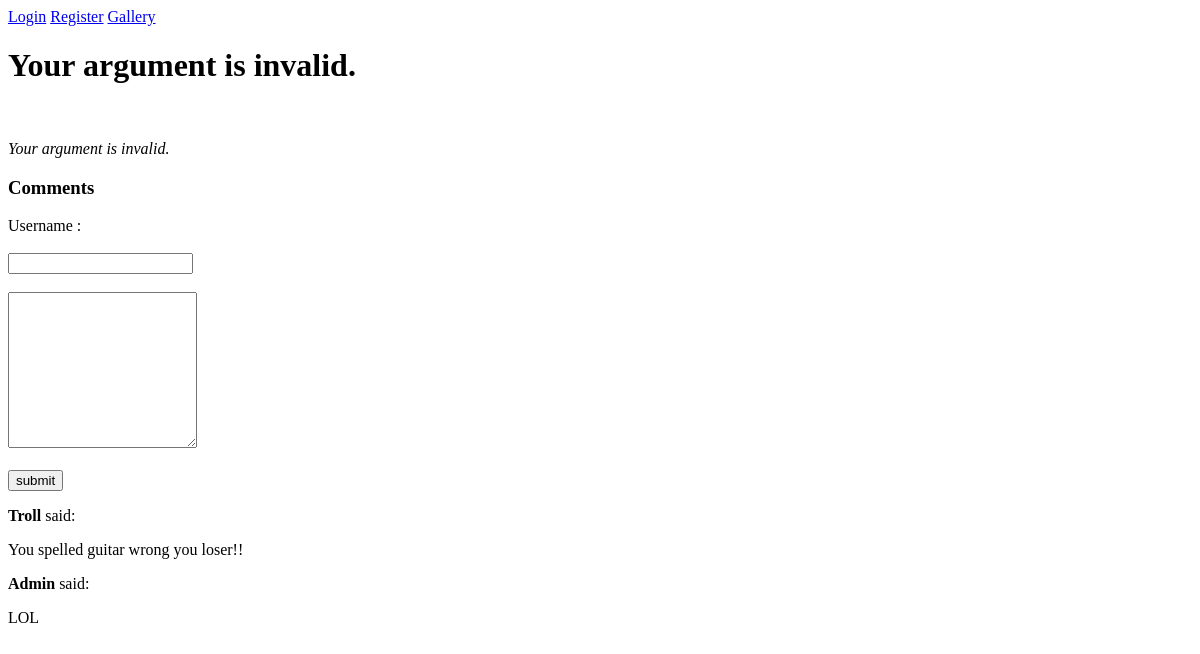
Page /?content&ID=15 on the committed database.
### tables this page shows
CREATE TABLE IF NOT EXISTS `content` (
`ID` int(11) NOT NULL,
  `userID` varchar(50) NOT NULL,
  `Title` varchar(50) NOT NULL,
  `ImgSrc` varchar(100) NOT NULL,
  `Description` text NOT NULL
);

CREATE TABLE IF NOT EXISTS `contentcomments` (
`ID` int(11) NOT NULL,
  `contentID` int(11) NOT NULL,
  `name` varchar(50) NOT NULL,
  `comment` text NOT NULL
);

### controller/MasterController.php (called while the page is built, shortened)
<?php
require_once("view/ContentView.php");
require_once('view/CommentView.php');
require_once("controller/uploadController.php");
require_once("model/UserDAL.php");
require_once("model/Database.php");
require_once("model/contentDAL.php");
require_once("model/commentDAL.php");
class MasterController
{
	private $navigationView;
	private $userDAL;
	function __construct()
	{
		$this->db = new Database();
		$this->userDAL = new UserDAL($this->db);
		$this->users = $this->userDAL->getUsers();
		$this->navigationView = new navigationView();
	}
	public function handleInput()
	{
		$db = new Database();
		$contentDAL = new contentDAL($db);
		$Catalog = new contentCatalog();
		$contentController = new ContentController($contentDAL,$Catalog);
		$contentCatalog = $contentController->getContent();
		if($this->navigationView->wantsToLogin())
		{
			$login = new LoginController($this->users,$this->navigationView);
			$this->IsLoggedIn = $login->doLogin();
			if($this->IsLoggedIn)
			{
				$this->navigationView->redirToAdmin();
			}
			else
			{
				$this->view = $login->getOutPut();
			}
		}
		else if($this->navigationView->wantsToUpload() && isset($_SESSION['user']))
		{
			$this->view= new AdminView();
			$uploadController = new uploadController($this->view,$contentDAL,$this->users);
			$uploadController->doUpload();
		}
		else if ($this->navigationView->wantsToReg())
		{
			$model = new RegFacade($this->userDAL);
			$this->view = new RegView($this->navigationView);
			$regControl = new RegisterController($model,$this->view);
			$regControl->addUser();
			$this->view = new RegView($this->navigationView);
		}
		else if($this->navigationView->wantsToViewImage())
		{
			$this->view = new ImageView();
			$imgController = new ImageController($this->view,$contentCatalog);
			$imgController->getImage();
		}
		else if($this->navigationView->wantsToViewContent())
		{
			$commentView = new commentView();
			$this->view = new ContentView($commentView);
			$id = $this->view->getID();
			$commentDAL = new commentDAL($db);
			$commentController = new CommentController($commentView,$commentDAL);
			$comments = $commentController->doComment($id);
			$content = $contentController->getContentByID($id);
			$this->view->createHTML($content,$comments);
		}
		else
		{
			$this->view = new galleryView();
			$galController = new GalleryController($this->view);
			$galController->doGallery($contentCatalog);
		}
	}
}

### index.php (called while the page is built, shortened)
<?php
require_once('view/HTMLView.php');
require_once("controller/MasterController.php");
$master = new MasterController();
$master->handleInput();

### model/Content.php (called while the page is built, shortened)
<?php
class Content
{
	private $title;
	private $description;
	function __construct($id,$title,Image $image, $description)
	{
		$this->title =$title;
		$this->description =$description;
	}
	public function getTitle()
	{
		return $this->title;
	}
	public function getDescription()
	{
		return $this->description;
	}
}

### model/Database.php (called while the page is built, shortened)
<?php
class Database
{
  private $dsn = "mysql:host=localhost;dbname=";
  private $username = "root";
  private $password ="";
  private $driver_options;
  private $fetchMode;
  private $db   = null;
  public function __construct($databaseName='')
  {
  	$this->fetchMode = PDO::FETCH_ASSOC;
  	$this->driver_options = array(PDO::MYSQL_ATTR_INIT_COMMAND => "SET NAMES 'UTF8'");
    $this->dsn.= $databaseName;
  }
  public function setDSNAndCreate($databaseName)
  {
  	$this->dsn.=$databaseName;
  }
  public function createDB()
  {
  	$this->db = new PDO($this->dsn, $this->username, $this->password, $this->driver_options);
    $this->db->SetAttribute(PDO::ATTR_DEFAULT_FETCH_MODE, $this->fetchMode);
  }
  public function ExecuteSelectQueryAndFetchAll($query, $params=array())
  {
    $stmt = $this->db->prepare($query);
    $stmt->execute($params);
    $res = $stmt->fetchAll();
    return $res;
  }
}

### model/ContentDAL.php (called while the page is built, shortened)
<?php
class ContentDAL
{
	private static $contentTable = "content";
	private static $databaseName = "memegallery";
	private $database;
	function __construct(Database $db)
	{
		$this->database = $db;
		$this->database->setDSNAndCreate(self::$databaseName);
	}
	public function getContent()
	{
		$query = "SELECT * FROM ".self::$contentTable;
		$params = array();
		$content = $this->database->ExecuteSelectQueryAndFetchAll($query,$params);
		return  $content;
	}
}

### controller/ContentController.php (called while the page is built, shortened)
<?php
require_once("model/Content.php");
class ContentController
{
	private $DAL;
	private $contentCatalog;
	private static $galleryPath ="content".DIRECTORY_SEPARATOR."img";
	function __construct(ContentDAL $DAL, contentCatalog $contentCatalog)
	{
		$this->DAL = $DAL;
		$this->contentCatalog = $contentCatalog;
	}
	public function getContent()
	{
		$allContent = $this->DAL->getContent();
		foreach ($allContent as $content)
		{
			$file = self::$galleryPath.DIRECTORY_SEPARATOR.$content['ImgSrc'];
			$basename = basename($file);
			$imgInfo = list($width, $height, $type, $attr) = getimagesize($file);
			$image = new Image($width,$height,$basename);
			$id = $content['ID'];
			$title = $content['Title'];
			$description = $content['Description'];
			$cont = new Content($id,$title,$image,$description);
			$this->contentCatalog->add($cont);
		}
		return $this->contentCatalog;
	}
}

### model/CommentDAL.php (called while the page is built, shortened)
<?php
class CommentDAL
{
	private static $commentTable = "contentcomments";
	private $database;
	function __construct(Database $db)
	{
		$this->database = $db;
	}
	public function getComments($ID)
	{
		$query = "SELECT * FROM " .self::$commentTable." WHERE contentID =".$ID." ORDER BY ID DESC";
		$params = array();
		$comments = $this->database->ExecuteSelectQueryAndFetchAll($query,$params);
		return  $comments;
	}
}

### controller/CommentController.php (called while the page is built, shortened)
<?php
class CommentController
{
	private $DAL;
	function __construct(CommentView $view, CommentDAL $DAL)
	{
		$this->DAL = $DAL;
	}
	public function doComment($ID)
	{
		$comments = $this->DAL->getComments($ID);
		return $comments;
	}
}

### view/ContentView.php (the view, shortened to what this page needs)
<?php
class ContentView
{
	function __construct(commentView $commentView)
	{
		$this->commentView = $commentView;
		$id =$this->getID();
		$this->commentView->setID($id);
	}
	public function getID()
	{
		return $id= isset($_GET['ID'])? $_GET['ID']: null;
	}
	public function createHTML($content,$comments)
	{
		if(!is_null($content))
		{
			$image		 = $content->getImage();
			$description = $content->getDescription();
			$href 		 = $image->getBaseName();
			$title 		 = $content->getTitle();
			$html = "
			<h1>{$title}</h1>
			<p>
				<a href='?image&src={$href}'><img src='?image&amp;src={$href}&width=500' alt=''/></a>
			</p>
			<p><i>{$description}</i></p>";
			$html .= $this->commentView->renderCommentForm();
			$html .= $this->commentView->renderComments($comments);
		}else{
			$this->response="<p>Oops, something went wrong.This content does not seem to exist<p>";
		}
	}
}

### view/CommentView.php (shortened to what this page needs)
<?php
class CommentView
{
	public static $name = "content::name";
	public static $comment = "content::comment";
	public static $submit = "content::submit";
	public function getSessionUserName()
	{
		return "";
	}
	public function renderCommentForm()
	{
		return '<h3>Comments</h3>
				<form method="post" >
					<label for="' . self::$name . '">Username :</label><br><br>
					<input type="text" id="' . self::$name . '" name="' . self::$name . '" value ="'.$this->getSessionUserName().'
					" /><br><br>
					<textarea rows="10" cols="21" id='.self::$comment.' name='.self::$comment.'></textarea><br><br>
					<input type="submit" name="' . self::$submit . '" value="submit" />
				</form>	';
	}
	public function renderComments($comments)
	{
		$html ="";
		foreach ($comments as $comment)
		{
			$html.="<p><b>".$comment['name']."</b> said:</p>
					<p>".$comment['comment']."</p>";
		}
		return $html;
	}
}

### rows in the picture
content: Description "Your argument is invalid.", Title "Your argument is invalid."
contentcomments: name "Troll", comment "You spelled guitar wrong you loser!!"
contentcomments: name "Admin", comment "LOL"

### other values in the picture
$this->renderLoginLogout() "Login"
